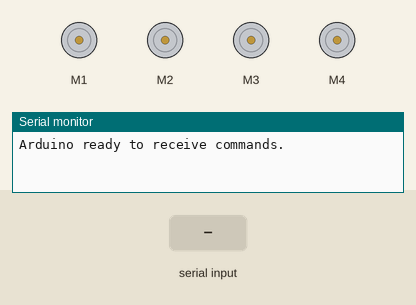
Bench run of a sketch on a simulated Arduino Uno, built with avr-gcc and run on an emulated ATmega328P. Parts: 4 × DC motor (green arrow = forward, orange = backward, longer = faster), the last lines printed to the serial monitor. The test bench sets the inputs (shaded band).

Above: at 1.2 s.
1.3 s: "F" received over the second serial link
At 1.7 s:
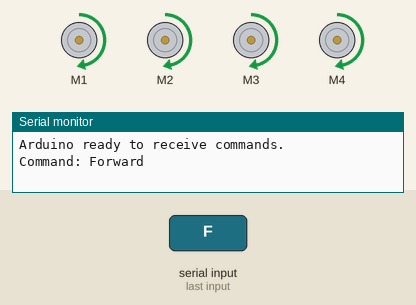
2.8 s: "B" received over the second serial link
At 4.0 s:
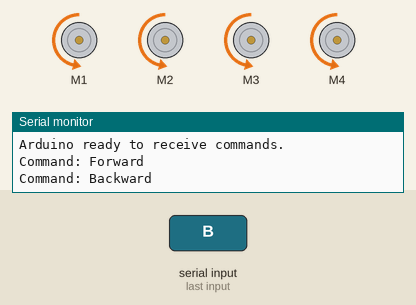
4.3 s: "L" received over the second serial link
At 5.2 s:
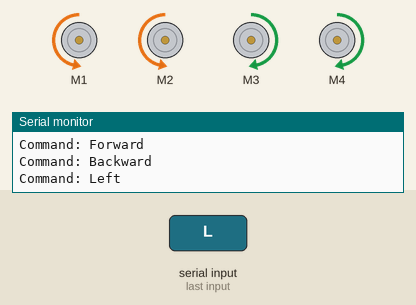
5.8 s: "R" received over the second serial link
At 6.4 s:
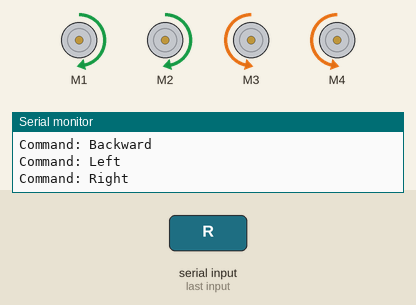
Timing chart, 0 to 8.3 s (numbered marks = the images above; inputs shaded):
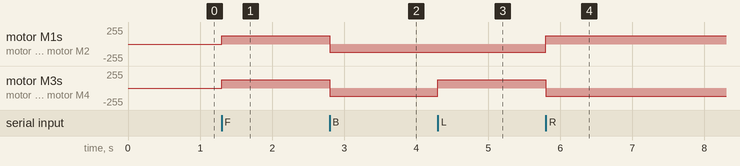

Measured:
- after the input at 1.3 s, motor M1–4: stopped → forward 125/255 at once
- after the input at 2.8 s, motor M1–4: forward 125/255 → backward 125/255 at once
- after the input at 4.3 s, motor M3, motor M4: backward 125/255 → forward 125/255 at once
- after the input at 5.8 s, motor M1, motor M2: backward 125/255 → forward 125/255 at once; motor M3, motor M4: forward 125/255 → backward 125/255 at once

The sketch:

Uno.ino
```cpp
#include <AFMotor.h>
#include <SoftwareSerial.h>

AF_DCMotor motor1(1);
AF_DCMotor motor2(2);
AF_DCMotor motor3(3);
AF_DCMotor motor4(4);

AF_DCMotor* motors[] = { &motor1, &motor2, &motor3, &motor4 };

SoftwareSerial espSerial(2, 3);

void setup() {
  Serial.begin(115200);
  espSerial.begin(115200);
  Serial.println("Arduino ready to receive commands.");

  for (int i = 0; i < 4; i++) {
    motors[i]->setSpeed(125);
  }
}

void loop() {
  if (espSerial.available() > 0) {

    char command = espSerial.read();

    switch (command) {
      case 'F':
        Serial.println("Command: Forward");
        driveForward();
        break;

      case 'B':
        Serial.println("Command: Backward");
        driveBackward();
        break;

      case 'L':
        Serial.println("Command: Left");
        turnLeft();
        break;

      case 'R':
        Serial.println("Command: Right");
        turnRight();
        break;

      case 'S':
        Serial.println("Command: Stop");
        stopAllMotors();
        break;

      default:
        stopAllMotors();
        Serial.println("Unknown command! Motors stopped.");
        break;
    }
  }
}

void driveForward() {
  for (int i = 0; i < 4; i++) {
    motors[i]->run(FORWARD);
  }
}

void driveBackward() {
  for (int i = 0; i < 4; i++) {
    motors[i]->run(BACKWARD);
  }
}

void turnLeft() {
  motors[0]->run(BACKWARD);
  motors[1]->run(BACKWARD);
  motors[2]->run(FORWARD);
  motors[3]->run(FORWARD);
}

void turnRight() {
  motors[0]->run(FORWARD);
  motors[1]->run(FORWARD);
  motors[2]->run(BACKWARD);
  motors[3]->run(BACKWARD);
}

void stopAllMotors() {
  for (int i = 0; i < 4; i++) {
    motors[i]->run(RELEASE);
  }
}
```
